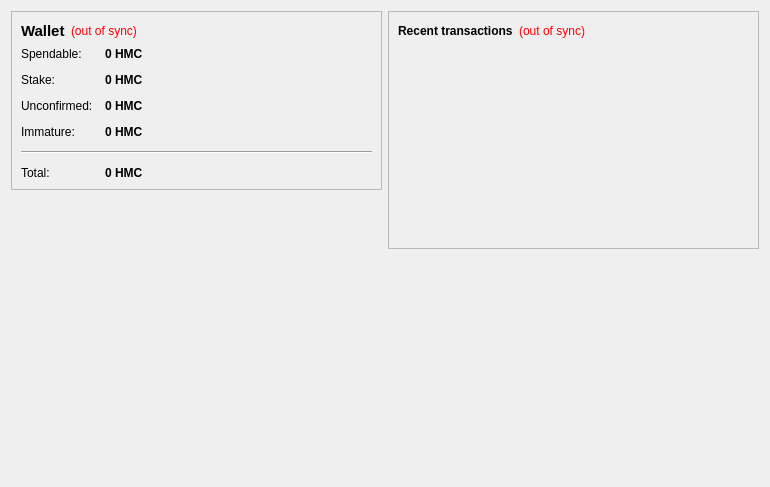
<?xml version="1.0" encoding="UTF-8"?>
<ui version="4.0">
 <class>OverviewPage</class>
 <widget class="QWidget" name="OverviewPage">
  <property name="geometry">
   <rect>
    <x>0</x>
    <y>0</y>
    <width>770</width>
    <height>487</height>
   </rect>
  </property>
  <property name="windowTitle">
   <string>Form</string>
  </property>
  <layout class="QHBoxLayout" name="horizontalLayout" stretch="1,1">
   <item>
    <layout class="QVBoxLayout" name="verticalLayout_2">
     <item>
      <widget class="QFrame" name="frame">
       <property name="frameShape">
        <enum>QFrame::StyledPanel</enum>
       </property>
       <property name="frameShadow">
        <enum>QFrame::Raised</enum>
       </property>
       <layout class="QVBoxLayout" name="verticalLayout_4">
        <item>
         <layout class="QHBoxLayout" name="horizontalLayout_4">
          <item>
           <widget class="QLabel" name="label_5">
            <property name="font">
             <font>
              <pointsize>11</pointsize>
              <weight>75</weight>
              <bold>true</bold>
             </font>
            </property>
            <property name="text">
             <string>Wallet</string>
            </property>
           </widget>
          </item>
          <item>
           <widget class="QLabel" name="labelWalletStatus">
            <property name="toolTip">
             <string>The displayed information may be out of date. Your wallet automatically synchronizes with the HumanCoin network after a connection is established, but this process has not completed yet.</string>
            </property>
            <property name="styleSheet">
             <string notr="true">QLabel { color: red; }</string>
            </property>
            <property name="text">
             <string notr="true">(out of sync)</string>
            </property>
            <property name="alignment">
             <set>Qt::AlignLeading|Qt::AlignLeft|Qt::AlignVCenter</set>
            </property>
           </widget>
          </item>
          <item>
           <spacer name="horizontalSpacer_2">
            <property name="orientation">
             <enum>Qt::Horizontal</enum>
            </property>
            <property name="sizeHint" stdset="0">
             <size>
              <width>40</width>
              <height>20</height>
             </size>
            </property>
           </spacer>
          </item>
         </layout>
        </item>
        <item>
         <layout class="QFormLayout" name="formLayout_2">
          <property name="fieldGrowthPolicy">
           <enum>QFormLayout::AllNonFixedFieldsGrow</enum>
          </property>
          <property name="horizontalSpacing">
           <number>12</number>
          </property>
          <property name="verticalSpacing">
           <number>12</number>
          </property>
          <item row="0" column="0">
           <widget class="QLabel" name="label">
            <property name="text">
             <string>Spendable:</string>
            </property>
           </widget>
          </item>
          <item row="0" column="1">
           <widget class="QLabel" name="labelBalance">
            <property name="font">
             <font>
              <weight>75</weight>
              <bold>true</bold>
             </font>
            </property>
            <property name="cursor">
             <cursorShape>IBeamCursor</cursorShape>
            </property>
            <property name="toolTip">
             <string>Your current spendable balance</string>
            </property>
            <property name="text">
             <string notr="true">0 HMC</string>
            </property>
            <property name="textInteractionFlags">
             <set>Qt::LinksAccessibleByMouse|Qt::TextSelectableByKeyboard|Qt::TextSelectableByMouse</set>
            </property>
           </widget>
          </item>
          <item row="1" column="0">
           <widget class="QLabel" name="label_6">
            <property name="text">
             <string>Stake:</string>
            </property>
           </widget>
          </item>
          <item row="1" column="1">
           <widget class="QLabel" name="labelStake">
            <property name="font">
             <font>
              <weight>75</weight>
              <bold>true</bold>
             </font>
            </property>
            <property name="cursor">
             <cursorShape>IBeamCursor</cursorShape>
            </property>
            <property name="toolTip">
             <string>Total of coins that was staked, and do not yet count toward the current balance</string>
            </property>
            <property name="text">
             <string notr="true">0 HMC</string>
            </property>
            <property name="textInteractionFlags">
             <set>Qt::LinksAccessibleByMouse|Qt::TextSelectableByKeyboard|Qt::TextSelectableByMouse</set>
            </property>
           </widget>
          </item>
          <item row="2" column="0">
           <widget class="QLabel" name="label_3">
            <property name="text">
             <string>Unconfirmed:</string>
            </property>
           </widget>
          </item>
          <item row="2" column="1">
           <widget class="QLabel" name="labelUnconfirmed">
            <property name="font">
             <font>
              <weight>75</weight>
              <bold>true</bold>
             </font>
            </property>
            <property name="cursor">
             <cursorShape>IBeamCursor</cursorShape>
            </property>
            <property name="toolTip">
             <string>Total of transactions that have yet to be confirmed, and do not yet count toward the current balance</string>
            </property>
            <property name="text">
             <string notr="true">0 HMC</string>
            </property>
            <property name="textInteractionFlags">
             <set>Qt::LinksAccessibleByMouse|Qt::TextSelectableByKeyboard|Qt::TextSelectableByMouse</set>
            </property>
           </widget>
          </item>
          <item row="3" column="0">
           <widget class="QLabel" name="labelImmatureText">
            <property name="text">
             <string>Immature:</string>
            </property>
           </widget>
          </item>
          <item row="3" column="1">
           <widget class="QLabel" name="labelImmature">
            <property name="font">
             <font>
              <weight>75</weight>
              <bold>true</bold>
             </font>
            </property>
            <property name="toolTip">
             <string>Mined balance that has not yet matured</string>
            </property>
            <property name="text">
             <string notr="true">0 HMC</string>
            </property>
            <property name="textInteractionFlags">
             <set>Qt::LinksAccessibleByMouse|Qt::TextSelectableByKeyboard|Qt::TextSelectableByMouse</set>
            </property>
           </widget>
          </item>
          <item row="4" column="0" colspan="2">
           <widget class="Line" name="line">
            <property name="orientation">
             <enum>Qt::Horizontal</enum>
            </property>
           </widget>
          </item>
          <item row="5" column="0">
           <widget class="QLabel" name="labelTotalText">
            <property name="text">
             <string>Total:</string>
            </property>
           </widget>
          </item>
          <item row="5" column="1">
           <widget class="QLabel" name="labelTotal">
            <property name="font">
             <font>
              <weight>75</weight>
              <bold>true</bold>
             </font>
            </property>
            <property name="cursor">
             <cursorShape>IBeamCursor</cursorShape>
            </property>
            <property name="toolTip">
             <string>Your current total balance</string>
            </property>
            <property name="text">
             <string notr="true">0 HMC</string>
            </property>
            <property name="textInteractionFlags">
             <set>Qt::LinksAccessibleByMouse|Qt::TextSelectableByKeyboard|Qt::TextSelectableByMouse</set>
            </property>
           </widget>
          </item>
         </layout>
        </item>
       </layout>
      </widget>
     </item>
     <item>
      <spacer name="verticalSpacer">
       <property name="orientation">
        <enum>Qt::Vertical</enum>
       </property>
       <property name="sizeHint" stdset="0">
        <size>
         <width>20</width>
         <height>40</height>
        </size>
       </property>
      </spacer>
     </item>
     <item>
      <widget class="QLabel" name="label_2">
       <property name="autoFillBackground">
        <bool>true</bool>
       </property>
       <property name="text">
        <string/>
       </property>
       <property name="pixmap">
        <pixmap resource="../bitcoin.qrc">:/icons/drmbg</pixmap>
       </property>
       <property name="scaledContents">
        <bool>false</bool>
       </property>
       <property name="margin">
        <number>0</number>
       </property>
      </widget>
     </item>
    </layout>
   </item>
   <item>
    <layout class="QVBoxLayout" name="verticalLayout_3">
     <item>
      <widget class="QFrame" name="frame_2">
       <property name="frameShape">
        <enum>QFrame::StyledPanel</enum>
       </property>
       <property name="frameShadow">
        <enum>QFrame::Raised</enum>
       </property>
       <layout class="QVBoxLayout" name="verticalLayout">
        <item>
         <layout class="QHBoxLayout" name="horizontalLayout_2">
          <item>
           <widget class="QLabel" name="label_4">
            <property name="text">
             <string>&lt;b&gt;Recent transactions&lt;/b&gt;</string>
            </property>
           </widget>
          </item>
          <item>
           <widget class="QLabel" name="labelTransactionsStatus">
            <property name="toolTip">
             <string>The displayed information may be out of date. Your wallet automatically synchronizes with the HumanCoin network after a connection is established, but this process has not completed yet.</string>
            </property>
            <property name="styleSheet">
             <string notr="true">QLabel { color: red; }</string>
            </property>
            <property name="text">
             <string notr="true">(out of sync)</string>
            </property>
            <property name="alignment">
             <set>Qt::AlignRight|Qt::AlignTrailing|Qt::AlignVCenter</set>
            </property>
           </widget>
          </item>
          <item>
           <spacer name="horizontalSpacer">
            <property name="orientation">
             <enum>Qt::Horizontal</enum>
            </property>
            <property name="sizeHint" stdset="0">
             <size>
              <width>40</width>
              <height>20</height>
             </size>
            </property>
           </spacer>
          </item>
         </layout>
        </item>
        <item>
         <widget class="QListView" name="listTransactions">
          <property name="styleSheet">
           <string notr="true">QListView { background: transparent; }</string>
          </property>
          <property name="frameShape">
           <enum>QFrame::NoFrame</enum>
          </property>
          <property name="verticalScrollBarPolicy">
           <enum>Qt::ScrollBarAlwaysOff</enum>
          </property>
          <property name="horizontalScrollBarPolicy">
           <enum>Qt::ScrollBarAlwaysOff</enum>
          </property>
          <property name="selectionMode">
           <enum>QAbstractItemView::NoSelection</enum>
          </property>
         </widget>
        </item>
       </layout>
      </widget>
     </item>
     <item>
      <spacer name="verticalSpacer_2">
       <property name="orientation">
        <enum>Qt::Vertical</enum>
       </property>
       <property name="sizeHint" stdset="0">
        <size>
         <width>20</width>
         <height>40</height>
        </size>
       </property>
      </spacer>
     </item>
    </layout>
   </item>
  </layout>
 </widget>
 <resources/>
 <connections/>
</ui>
